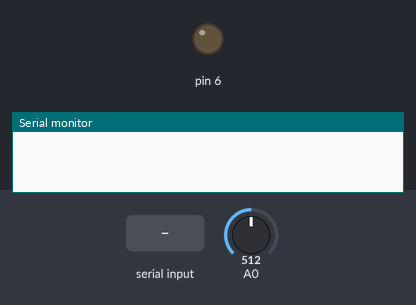
Simulated run of this sketch. Board: Arduino Uno, built with avr-gcc and run on an emulated ATmega328P. Parts: output pins drawn as LEDs (lit = HIGH), the last lines printed to the serial monitor. The test bench sets the inputs (shaded band); at power-on: A0 = 512.

Above: at 1.2 s.
1.3 s: "90,45\n" received over Serial
At 2.4 s:
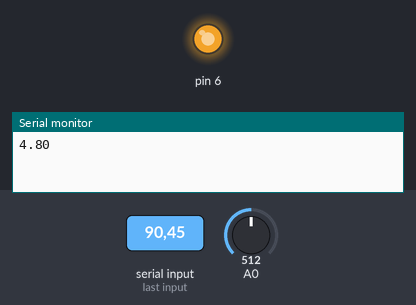
2.8 s: "30,150\n" received over Serial
At 3.6 s:
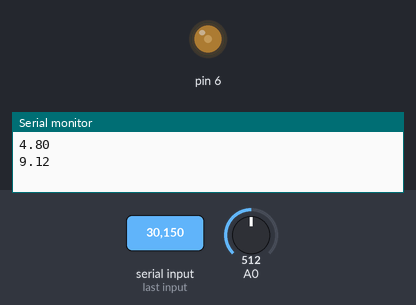
4.3 s: "5\n" received over Serial
At 5.4 s:
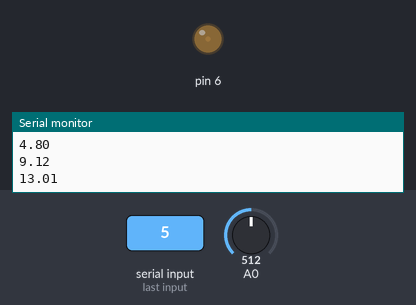
Timing chart, 0 to 7.3 s (numbered marks = the images above; inputs shaded):
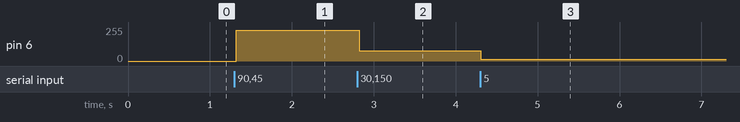

The sketch:

IdentificacionLDR.ino
```cpp
float Y = 0.0;
float U = 0.0;

int PWM =0;

char Recepcion[30];
byte i = 0;
double YFilter = Y; //s(0) y(0)
double alpha = 0.1;//factor de atenuacion 0.05 ==> 0 y 1
void setup() {
  Serial.begin(9600);

}

void loop() {
  if(Serial.available())

  {
     memset(Recepcion,0,sizeof(Recepcion));
     while(Serial.available() > 0)
     {
      Recepcion[i] = Serial.read();
      i++;
      delay(3);

     }
     i = 0;
     U = atof(Recepcion);

       PWM = map(U,0,100,0,255);
       analogWrite(6,PWM);

       Y = map(analogRead(A0),40,1023,0,100);
       Y = constrain(Y,0,100);
       YFilter = alpha*Y+(1.0-alpha)*YFilter;
       Serial.println(YFilter);

  }
}
```

Measured:
- after the input at 1.3 s, pin 6: 0/255 → 229/255 at once
- after the input at 2.8 s, pin 6: 229/255 → 76/255 at once
- after the input at 4.3 s, pin 6: 76/255 → 12/255 at once
